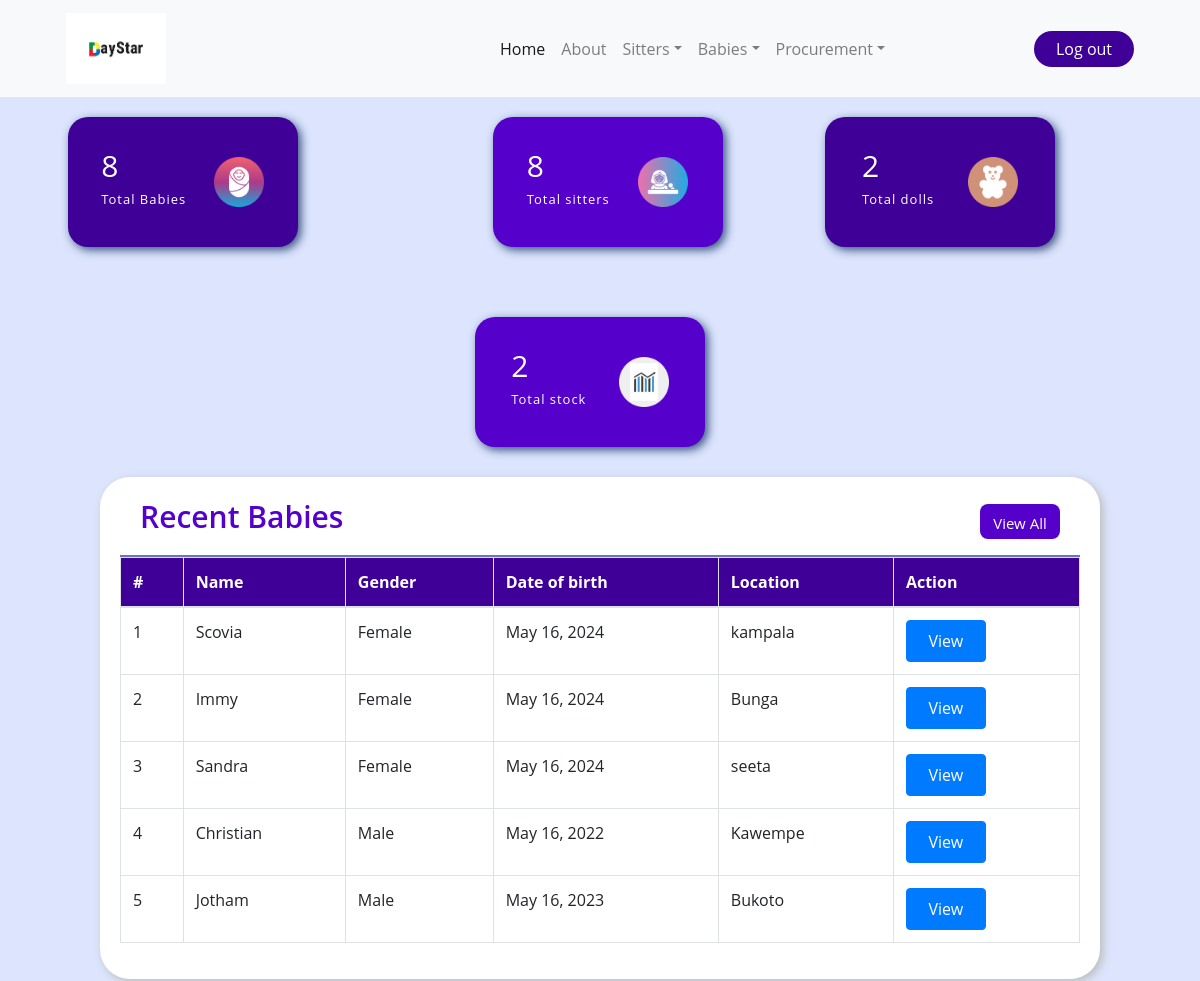
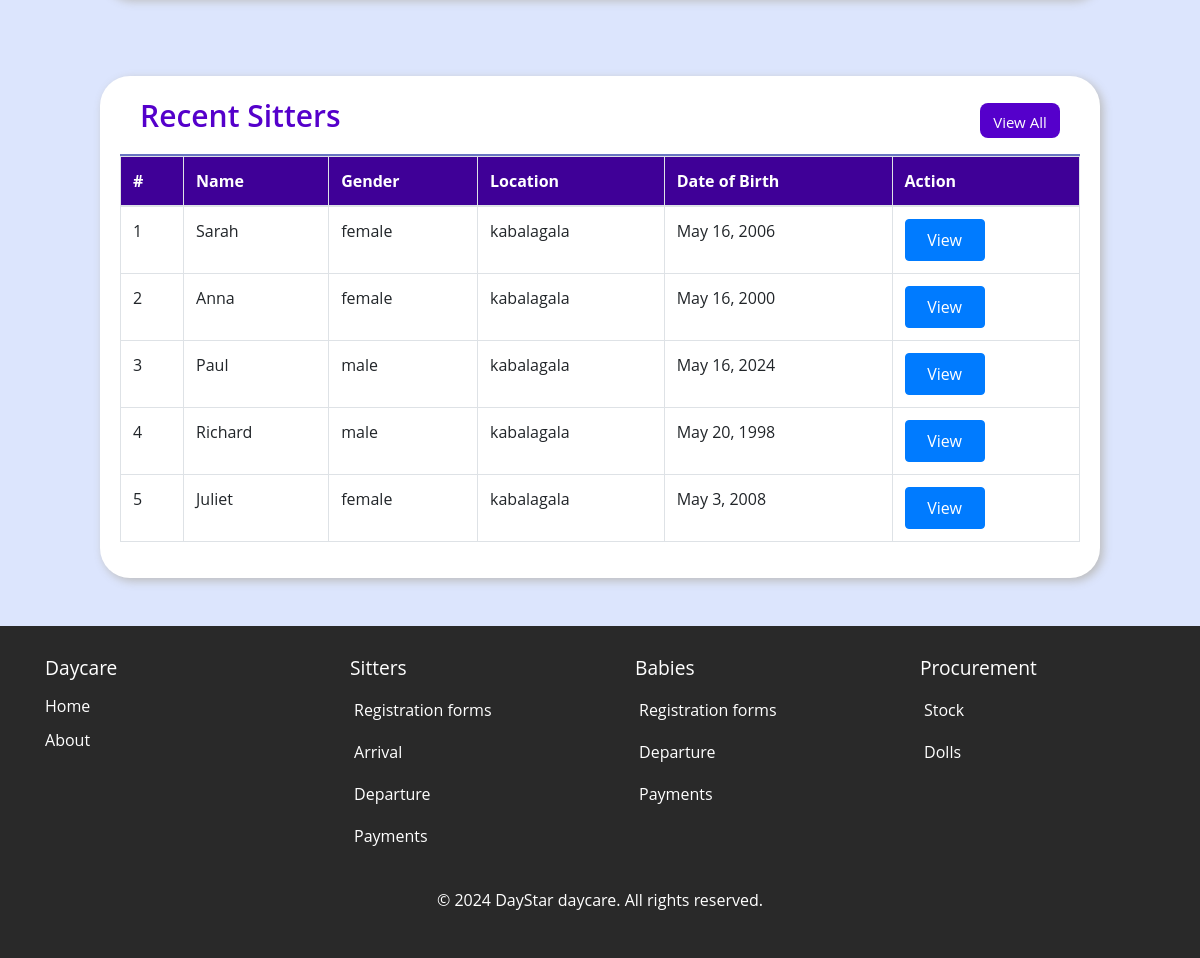
The app's page /home/ (signed in) with its own data (2 pictures, top to bottom).
### daystarApp/models.py (models this page shows, shortened)
class Baby(models.Model):
    baby_id = models.AutoField(primary_key=True)
    baby_name = models.CharField( max_length=20)
    baby_gender = models.CharField( max_length=20 )
    date_of_birth = models.DateField( default=timezone.now)
    baby_location = models.CharField( max_length=20)
    parents_name = models.CharField( max_length=20)
    period_of_stay = models.CharField(choices=[('half-day', 'Half-day'),('full-day', 'Full-day')], max_length=100)
    registration_date = models.DateField(default=timezone.now)
    baby_bringer = models.CharField( max_length=20)
    time_in = models.TimeField()
    Assigned_to=models.ForeignKey(Sitter_arrival,on_delete=models.CASCADE)

class Sitterform(models.Model):
    name=models.CharField(max_length=200)
    gender=models.CharField(choices=[('male', 'Male'),('female', 'Female')], max_length=100)
    location=models.CharField(choices=[('kabalagala', 'kabalagala')], max_length=100)
    date_of_birth=models.DateField(default=timezone.now)
    next_of_kin=models.CharField( max_length=200)
    national_identification_number=models.CharField(max_length=200, validators=[NIN])
    recommenders_name=models.CharField(max_length=200)
    religon=models.CharField(max_length=200,null=True, blank=True)
    level_of_education=models.CharField( choices=[('degree','Degree'),('diploma','Diploma'),('highschool certificate','Highschool certificate'),('others','Others')],max_length=200)
    sitter_number=models.IntegerField(default=0)
    contacts=models.CharField(max_length=200, validators=[contacts])
    date=models.DateField()

### daystarApp/views.py (the view)
# urls.py: 2. Add a URL to urlpatterns:  path('', views.home, name='home')
@login_required
def home(request):
    count_dolls = Doll.objects.all().count()
    count_stock = Stock.objects.all().count()
    count_babies = Baby.objects.all().count()
    count_sitters = Sitterform.objects.all().count()
    last_babies = Baby.objects.all()[:5]
    last_sitters = Sitterform.objects.all()[:5]
    context = {
        "count_babies": count_babies,
        "count_sitters": count_sitters,
        "last_babies": last_babies,
        "last_sitters": last_sitters,
        "count_dolls": count_dolls,
        "count_stock": count_stock,
    }
    template = loader.get_template('daystarApp/home.html')
    return HttpResponse(template.render(context))

### daystarApp/templates/daystarApp/home.html (shortened to what this page needs)
 {% extends 'daystarApp/base.html' %}
{% load static %}
{% block content %}
<body>
    <div class="box-container" style="display: flex; flex-direction: row;">
            <div class="box box1" style="margin-left:20px; margin-top:20px;">
                <div class="text">
                    <h2 class="topic-heading"> {% if count_babies %} {{ count_babies }} {% endif %} </h2>
                    <h2 class="topic">Total Babies</h2>
                </div>
                <img src=" {% static "css/images/baby_icon2.png" %}" alt="Views">
            </div><br><br>
            <div class="box box2" style="margin-right:5px; margin-top:20px;">
                <div class="text">
                    <h2 class="topic-heading"> {% if count_sitters %} {{ count_sitters }} {% endif %} </h2>
                    <h2 class="topic">Total sitters</h2>
                </div>
                <img src=" {% static "css/images/sitter_icon2.png" %}" alt="Views">
            </div>
            <div class="box box3" style="background-color:#3F0097; margin-top:20px;">
                <div class="text">
                    <h2 class="topic-heading"> {% if count_dolls %} {{ count_dolls }} {% endif %} </h2>
                    <h2 class="topic">Total dolls</h2>
                </div>
                <img src=" {% static "css/images/doll_icon2.png" %}" alt="Views">
            </div><br><br>
            <div class="box box4" style="background-color:#5500CB; margin-right:20px; margin-top:20px;">
                <div class="text">
                    <h2 class="topic-heading"> {% if count_stock %}{{ count_stock }}{% endif %} </h2>
                    <h2 class="topic">Total stock</h2>
                </div>
                <img src=" {% static "css/images/stock_icon1.png" %}" alt="Views">
            </div>
    </div>
                    <div class="container2">
                        <div class="report-header">
                            <h1 class="recent-Articles">Recent Babies</h1>
                            <a href=" {% url "beb_reg_form" %}" ><button class="view" style="padding:8px; width:80px;"> View All</button></a>
                        </div>
                        <div class="table_container">
                            <div class="table-responsive">
                                <table class="table table-bordered table-hover">
                                    <thead class="table-head" class="thead">
                                        <tr class="table">
                                            <th scope="col" class="no">#</th>
                                            <th scope="col" class="no">Name</th>
                                            <th scope="col" class="no">Gender</th>
                                            <th scope="col" class="no">Date of birth</th>
                                            <th scope="col" class="no">Location</th>
                                            <th scope="col" class="no">Action</th>
                                        </tr>
                                    </thead>
                                    <tbody>
                                        {% for baby in last_babies %}
                                        <tr style="background-color: white;">
                                            <td>{{ baby.baby_id }}</td>
                                            <td>{{ baby.baby_name }}</td>
                                            <td>{{ baby.baby_gender }}</td>
                                            <td>{{ baby.date_of_birth }}</td>
                                            <td>{{ baby.baby_location }}</td>
                                            <td>
                                                <a href="{% url "baby_view" id=baby.baby_id %}" class="btn btn-primary" style="padding:8px; width:80px;">View</a>
                                            </td>
                                        </tr>
                                        {% endfor %}
                                    </tbody>
                                </table>
                            </div>
                            </div>
                    </div>
                    </div><br><br>
<div class="container2">
    <div class="report-header">
        <h1 class="recent-Articles">Recent Sitters </h1>
        <a href=" {% url "sit_reg_form" %}" ><button class="view" style="padding:8px; width:80px;">View All</button></a>
    </div>
    <div class="table_container">
        <div class="table-responsive">
            <table class="table table-bordered table-hover">
                <thead class="table-head">
                    <tr class="table">
                        <th scope="col" class="no">#</th>
                        <th scope="col" class="no">Name</th>
                        <th scope="col" class="no">Gender</th>
                        <th scope="col" class="no">Location</th>
                        <th scope="col" class="no">Date of Birth</th>
                        <th scope="col" class="no">Action</th>
                    </tr>
                </thead>
                <tbody>
                    {% for sitter in last_sitters %}
                    <tr style="background-color: white;">
                        <td>{{ sitter.id }}</td>
                        <td>{{ sitter.name }}</td>
                        <td>{{ sitter.gender }}</td>
                        <td>{{ sitter.location }}</td>
                        <td>{{ sitter.date_of_birth }}</td>
                        <td>
                            <a href="{% url 'sit_view' id=sitter.id %}" class="btn btn-primary" style="padding:8px; width:80px;">View</a>
                        </td>
                    </tr>
                    {% endfor %}
                </tbody>
            </table>
        </div>
        </div>
</div>
</div><br><br>
</body>
{% endblock %}

### static/css/home.css (style rules this page uses)
* { margin: 0; padding: 0; box-sizing: border-box; font-family: "Open Sans", Helvetica, Arial, sans-serif; }
:root { --background-color1: #fafaff; --background-color2: #ffffff; --background-color3: #ededed; --background-color4: #cad7fda4; --primary-color: #4b49ac; --secondary-color: #0c007d; --Border-color: #3f0097; --one-use-color: #3f0097; --two-use-color: #5500cb; }
body { background-color: var(--background-color4); max-width: 100%; overflow-x: hidden; }
.box-container { display: flex; justify-content: space-evenly; align-items: center; flex-wrap: wrap; gap: 50px; }
.box { height: 130px; width: 230px; border-radius: 20px; box-shadow: 3px 3px 10px rgba(0, 30, 87, 0.751); padding: 20px; display: flex; align-items: center; justify-content: space-around; cursor: pointer; transition: transform 0.3s ease-in-out; }
.box:nth-child(1) { background-color: var(--one-use-color); }
.box:nth-child(4) { background-color: var(--two-use-color); }
.box img { height: 50px; }
.box .text { color: white; }
.topic { font-size: 13px; font-weight: 400; letter-spacing: 1px; }
.topic-heading { font-size: 30px; letter-spacing: 3px; }
.container2 { min-height: auto; max-width: 1000px; margin: 30px auto 0px auto; background-color: #ffffff; border-radius: 30px; box-shadow: 3px 3px 10px rgb(188, 188, 188); padding: 0px 20px 20px 20px; }
.report-header { height: 80px; width: 100%; display: flex; align-items: center; justify-content: space-between; padding: 20px 20px 10px 20px; border-bottom: 2px solid rgba(0, 20, 151, 0.59); }
.recent-Articles { font-size: 30px; font-weight: 600; color: #5500cb; }
.view { height: 35px; width: 90px; border-radius: 8px; background-color: #5500cb; color: white; font-size: 15px; border: none; cursor: pointer; }

### records on screen
Baby: baby_id "1", baby_name "Scovia", baby_gender "Female", date_of_birth "May 16, 2024", baby_location "kampala"
Baby: baby_id "2", baby_name "Immy", baby_gender "Female", date_of_birth "May 16, 2024", baby_location "Bunga"
Baby: baby_id "3", baby_name "Sandra", baby_gender "Female", date_of_birth "May 16, 2024", baby_location "seeta"
Baby: baby_id "4", baby_name "Christian", baby_gender "Male", date_of_birth "May 16, 2022", baby_location "Kawempe"
Baby: baby_id "5", baby_name "Jotham", baby_gender "Male", date_of_birth "May 16, 2023", baby_location "Bukoto"
Sitterform: id "1", name "Sarah", gender "female", location "kabalagala", date_of_birth "May 16, 2006"
Sitterform: id "2", name "Anna", gender "female", location "kabalagala", date_of_birth "May 16, 2000"
Sitterform: id "3", name "Paul", gender "male", location "kabalagala", date_of_birth "May 16, 2024"
Sitterform: id "4", name "Richard", gender "male", location "kabalagala", date_of_birth "May 20, 1998"
Sitterform: id "5", name "Juliet", gender "female", location "kabalagala", date_of_birth "May 3, 2008"

### other values on screen
{{ count_babies }} "8"
{{ count_sitters }} "8"
{{ count_dolls }} "2"
{{ count_stock }} "2"
